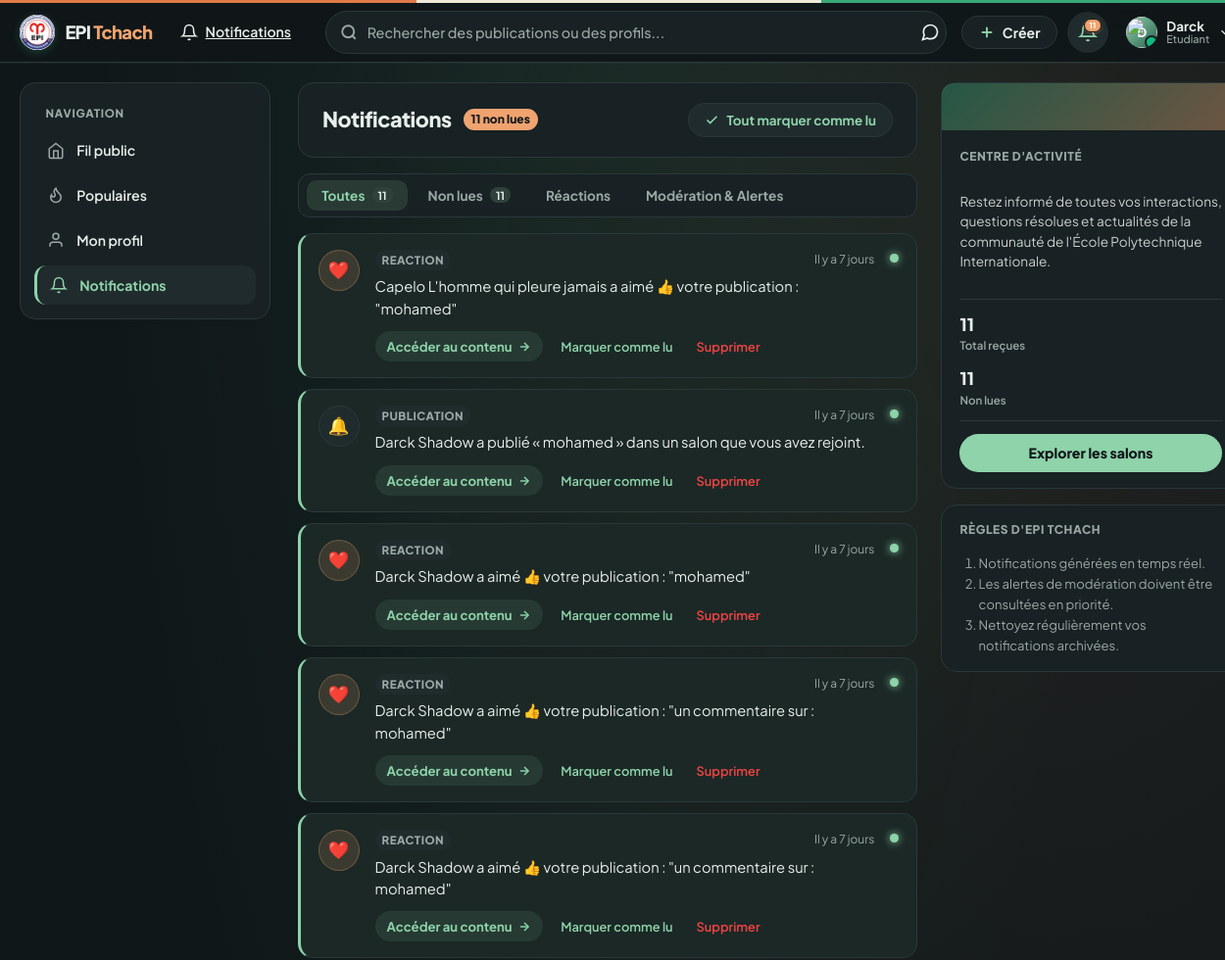
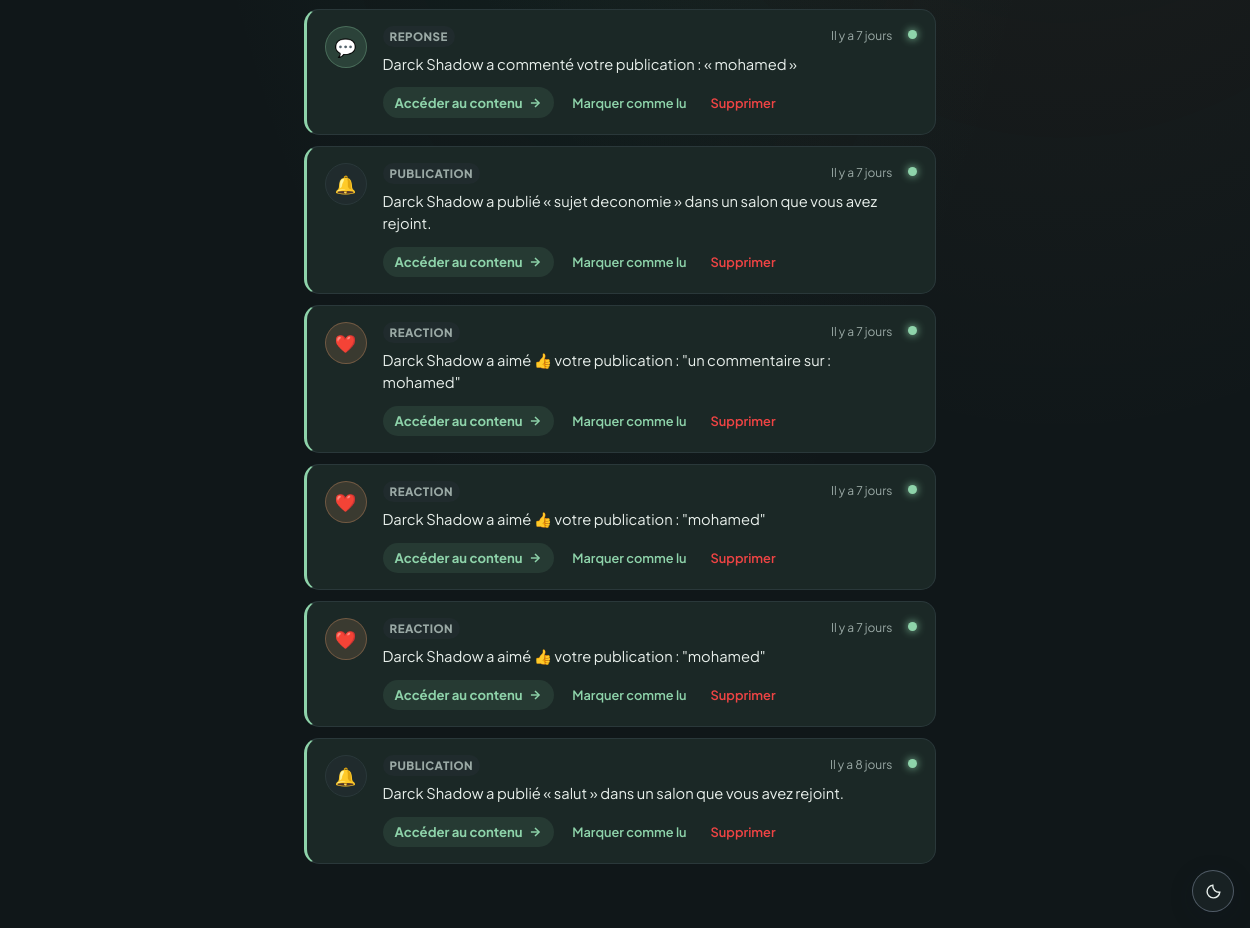
Page /notifications (signed in) on the committed database (2 pictures, top to bottom).
### tables this page shows
CREATE TABLE `notifications` (
  `id` int unsigned NOT NULL AUTO_INCREMENT,
  `utilisateur_id` int unsigned NOT NULL,
  `type_notification` varchar(50) NOT NULL,
  `contenu` varchar(500) NOT NULL,
  `lien` varchar(255) DEFAULT NULL,
  `lu` tinyint(1) NOT NULL DEFAULT '0',
  `date_creation` datetime NOT NULL DEFAULT CURRENT_TIMESTAMP,
  PRIMARY KEY (`id`),
  KEY `idx_notif_user_lu` (`utilisateur_id`,`lu`),
  CONSTRAINT `notifications_ibfk_1` FOREIGN KEY (`utilisateur_id`) REFERENCES `utilisateurs` (`id`) ON DELETE CASCADE
);

### resources/views/desktop/notifications.php (the view, shortened to what the rows shown need)
<?php
$base = isset($baseUrl) ? $baseUrl : '';
$asset = isset($assetBase) ? $assetBase : (isset($baseUrl) ? $baseUrl . '/public/assets' : '/public/assets');
$notifications = $notifications ?? [];
if (!function_exists('formatDateNotif')) {
    function formatDateNotif(string $dateStr): string {
        try {
            $date = new DateTime($dateStr);
            $now = new DateTime();
            $diff = $now->diff($date);
            if ($diff->d > 0) {
                return "Il y a " . $diff->d . " jours";
            }
            return "À l'instant";
        } catch (Exception $e) {
            return $dateStr;
        }
    }
}
?>
<!DOCTYPE html>
<html lang="fr">
<head>
  <link rel="stylesheet" href="<?= $asset ?>/css/desktop/community-shell.css" />
  <link rel="stylesheet" href="<?= $asset ?>/css/desktop/salon.css?v=<?= (int)filemtime(ROOT_PATH . '/public/assets/css/desktop/salon.css') ?>" />
  <link rel="stylesheet" href="<?= $asset ?>/css/desktop/notifications.css" />
  <link rel="stylesheet" href="<?= $asset ?>/css/feedback.css" />
  <?php include ROOT_PATH . '/resources/views/partials/theme-head.php'; ?>
</head>
<body class="community-shell community-salon community-notifications" data-base-url="<?= htmlspecialchars($base, ENT_QUOTES, 'UTF-8') ?>">
  <div class="epi-salon-grid">
    <main class="epi-main-feed">
      <div class="notif-heading-row">
        <div class="notif-heading-title">
          <h1>Notifications</h1>
        </div>
      </div>
      <div class="notif-list" id="notifListContainer">
        <?php if (empty($notifications)): ?>
          <div class="notif-empty-state">
            <div class="notif-empty-mascot">
              <svg width="44" height="44" viewBox="0 0 24 24" fill="none" stroke="currentColor" stroke-width="1.8">
                <path d="M18 8A6 6 0 0 0 6 8c0 7-3 9-3 9h18s-3-2-3-9"/><path d="M13.73 21a2 2 0 0 1-3.46 0"/>
              </svg>
            </div>
            <h3>Aucune activité pour l'instant</h3>
            <p>Ce n'est pas grave, vous recevrez une alerte dès qu'un membre réagit ou répond à l'une de vos publications dans les salons.</p>
            <a href="<?= $base ?>/salon" class="notif-empty-btn">Explorer les salons</a>
          </div>
        <?php else: ?>
          <?php foreach ($notifications as $n):
            $isUnread = empty($n['lu']) || $n['lu'] == 0;
            $type = htmlspecialchars($n['type_notification'] ?? 'systeme');
            $notifId = (int)$n['id'];
            $iconMap = [
              'reaction'      => '❤️',
              'avertissement' => '⚠️',
              'moderation'    => '🛑',
              'reponse'       => '💬',
              'solution'      => '✅',
              'systeme'       => 'ℹ️',
              'mention'       => '@'
            ];
            $iconChar = $iconMap[$type] ?? '🔔';
            $categoryFilter = 'systeme';
            if ($type === 'reaction') {
                $categoryFilter = 'reaction';
            } elseif (in_array($type, ['moderation', 'avertissement', 'blocage'], true)) {
                $categoryFilter = 'moderation';
            }
          ?>
            <article class="notif-card <?= $isUnread ? 'unread' : 'read' ?>"
                 data-notif-id="<?= $notifId ?>"
                 data-type="<?= $type ?>"
                 data-group="<?= $categoryFilter ?>"
                 data-unread="<?= $isUnread ? '1' : '0' ?>">
              <div class="notif-type-icon <?= $type ?>">
                <?= $iconChar ?>
              </div>
              <div class="notif-content-area">
                <div class="notif-card-header">
                  <span class="notif-type-badge <?= $type ?>"><?= ucfirst($type) ?></span>
                  <span class="notif-time"><?= formatDateNotif($n['date_creation'] ?? 'now') ?></span>
                </div>
                <div class="notif-message-text">
                  <?= htmlspecialchars($n['contenu'] ?? '') ?>
                </div>
                <div class="notif-card-footer">
                  <?php if (!empty($n['lien'])): ?>
                    <a href="<?= htmlspecialchars($n['lien']) ?>" class="notif-action-link">
                      <span>Accéder au contenu</span>
                      <svg width="14" height="14" viewBox="0 0 24 24" fill="none" stroke="currentColor" stroke-width="2.5"><path d="M5 12h14"/><path d="m12 5 7 7-7 7"/></svg>
                    </a>
                  <?php endif; ?>
                  <?php if ($isUnread): ?>
                    <button type="button" class="btn-mark-one-read" data-id="<?= $notifId ?>">
                      Marquer comme lu
                    </button>
                  <?php endif; ?>
                  <button type="button" class="btn-delete-notif" data-id="<?= $notifId ?>" title="Supprimer cette notification">
                    Supprimer
                  </button>
                </div>
              </div>
              <?php if ($isUnread): ?>
                <div class="notif-unread-dot" title="Non lu"></div>
              <?php endif; ?>
            </article>
          <?php endforeach; ?>
        <?php endif; ?>
      </div>
    </main>
  </div>
</body>
</html>

### rows in the picture
notifications: type_notification "❤️", type_notification "REACTION", date_creation "Il y a 7 jours", contenu "Capelo L'homme qui pleure jamais a aimé 👍 votre publication : \"mohamed\"", lu 0 (drawn)
notifications: type_notification "🔔", type_notification "PUBLICATION", date_creation "Il y a 7 jours", contenu "Darck Shadow a publié « mohamed » dans un salon que vous avez rejoint.", lu 0 (drawn)
notifications: type_notification "❤️", type_notification "REACTION", date_creation "Il y a 7 jours", contenu "Darck Shadow a aimé 👍 votre publication : \"mohamed\"", lu 0 (drawn)
notifications: type_notification "❤️", type_notification "REACTION", date_creation "Il y a 7 jours", contenu "Darck Shadow a aimé 👍 votre publication : \"un commentaire sur : mohamed\"", lu 0 (drawn)
notifications: type_notification "❤️", type_notification "REACTION", date_creation "Il y a 7 jours", contenu "Darck Shadow a aimé 👍 votre publication : \"un commentaire sur : mohamed\"", lu 0 (drawn)
notifications: type_notification "💬", type_notification "REPONSE", date_creation "Il y a 7 jours", contenu "Darck Shadow a commenté votre publication : « mohamed »", lu 0 (drawn)
notifications: type_notification "🔔", type_notification "PUBLICATION", date_creation "Il y a 7 jours", contenu "Darck Shadow a publié « sujet deconomie » dans un salon que vous avez rejoint.", lu 0 (drawn)
notifications: type_notification "❤️", type_notification "REACTION", date_creation "Il y a 7 jours", contenu "Darck Shadow a aimé 👍 votre publication : \"un commentaire sur : mohamed\"", lu 0 (drawn)
notifications: type_notification "❤️", type_notification "REACTION", date_creation "Il y a 7 jours", contenu "Darck Shadow a aimé 👍 votre publication : \"mohamed\"", lu 0 (drawn)
notifications: type_notification "❤️", type_notification "REACTION", date_creation "Il y a 7 jours", contenu "Darck Shadow a aimé 👍 votre publication : \"mohamed\"", lu 0 (drawn)
notifications: type_notification "🔔", type_notification "PUBLICATION", date_creation "Il y a 8 jours", contenu "Darck Shadow a publié « salut » dans un salon que vous avez rejoint.", lu 0 (drawn)

### other values in the picture
$unreadCount "11"
$_SESSION['user_prenom'] "Darck"
$_SESSION['user_role'] "Etudiant"
count($notifications) "11"
